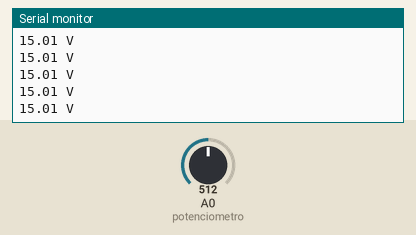
Recording of a sketch running on a simulated Arduino Uno, built with avr-gcc and run on an emulated ATmega328P. Parts: the last lines printed to the serial monitor. Inputs (shaded band) come from the test bench; at power-on: A0 (potenciometro) = 512.

Above: at 1.2 s.
1.3 s: A0 (potenciometro) set to 716
At 1.31 s:
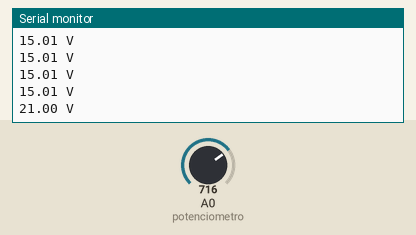
2.8 s: A0 (potenciometro) set to 900
At 2.82 s:
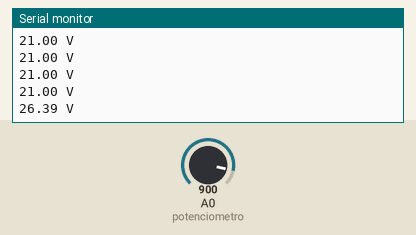
Timing chart, 0 to 5.8 s (numbered marks = the images above; inputs shaded):
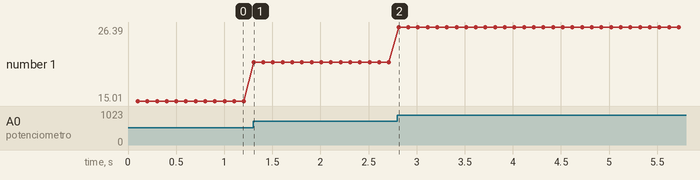

Measured:
- after the input at 1.3 s, the serial monitor: prints a new line at once (image 1)
- after the input at 2.8 s, the serial monitor: prints a new line at once (image 2)
- plotted number 1: 15.01 → 21 after the input at 1.3 s, 21 → 26.39 after the input at 2.8 s

The sketch:

simulacion_voltage.ino
```cpp
int potenciometro = 14;   // PIN A0
int voltage_maximo = 30;  // Máximo voltage permitido
float voltage = 0;        // Voltage recibido

void setup(){
  Serial.begin(9600);             // Inicia conexión serial
  pinMode(potenciometro, INPUT);  // Se establece pin como entrada de datos
}

void loop(){
  // Se espera una décima de segundo
  delay(100);
  // Lee voltage entre 0 y voltage_maximo
  voltage = float(analogRead(potenciometro)) * voltage_maximo / 1023;
  Serial.println(String(voltage) + " V");
}
```
